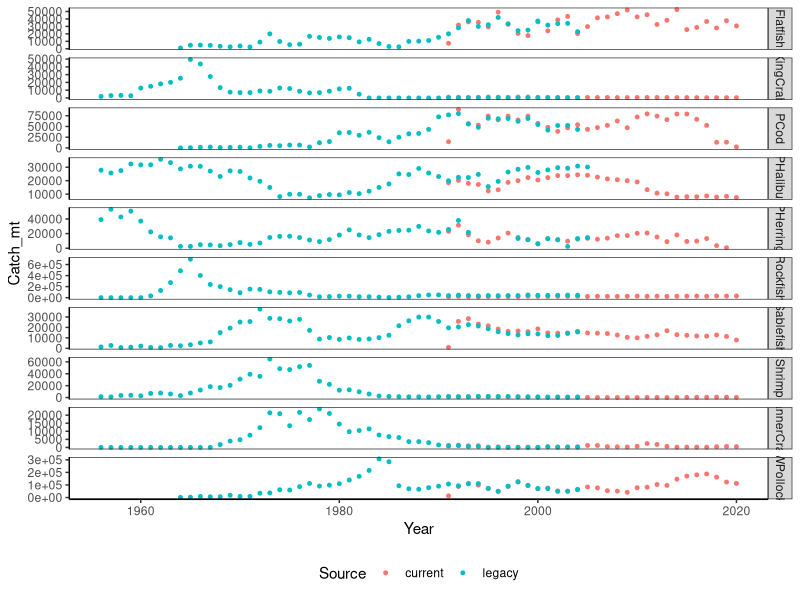
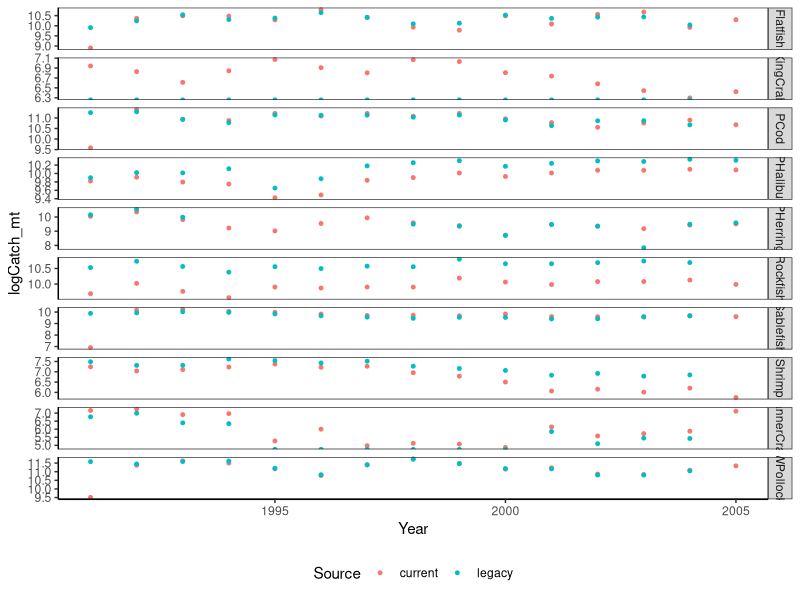
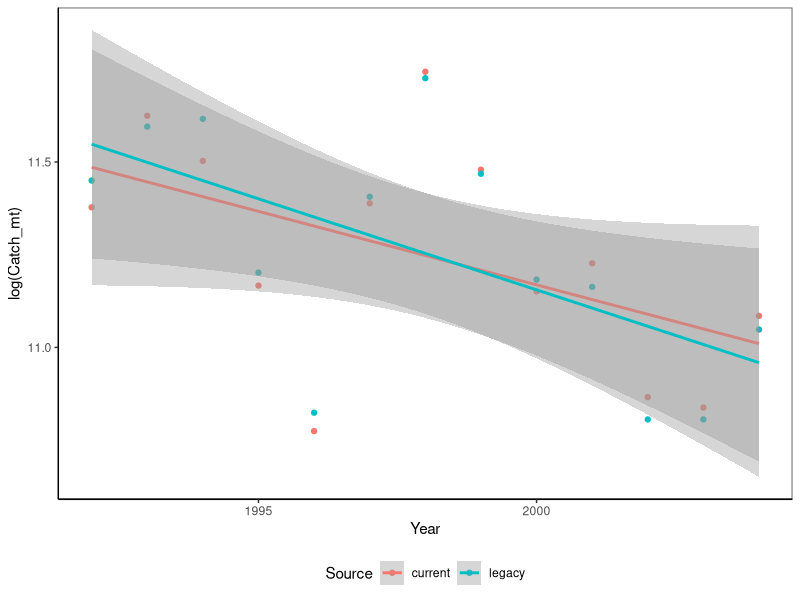
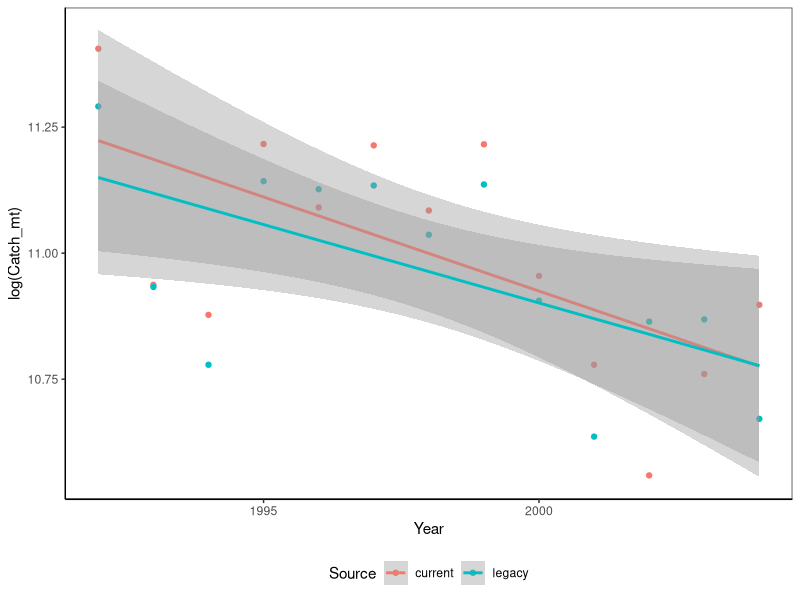
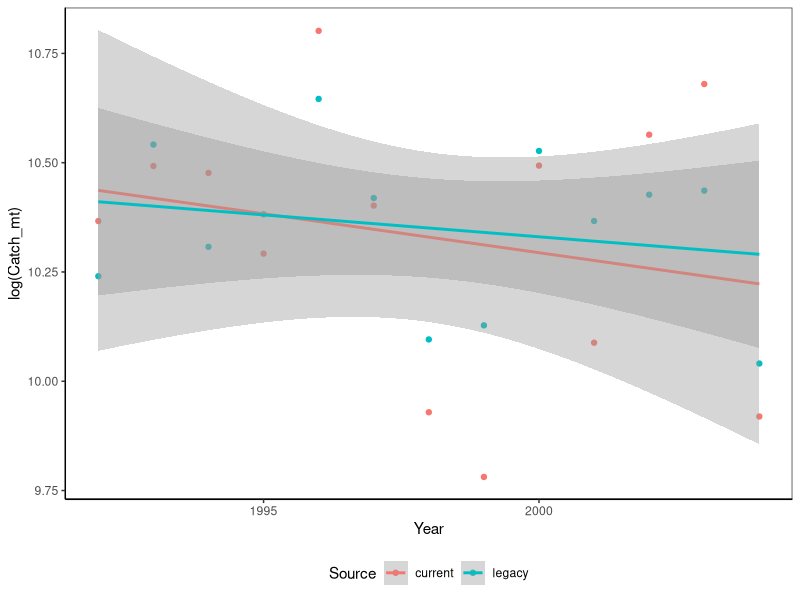
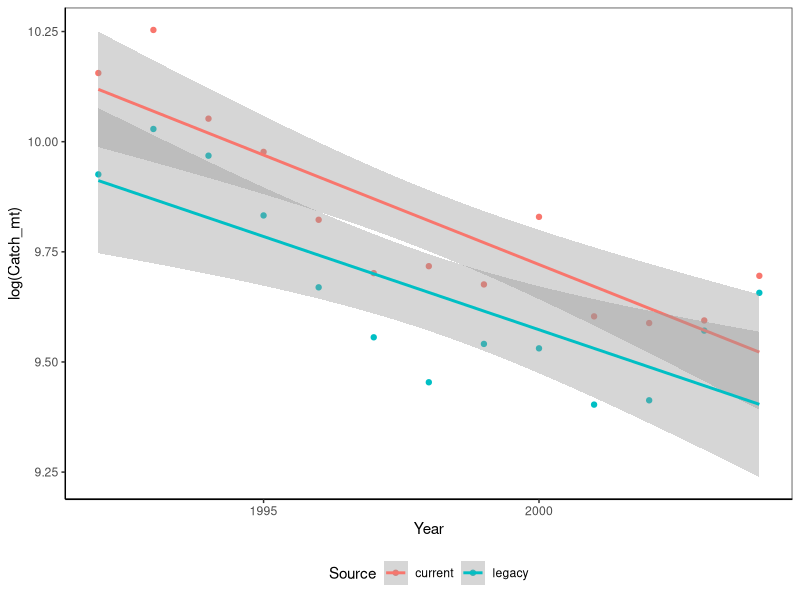
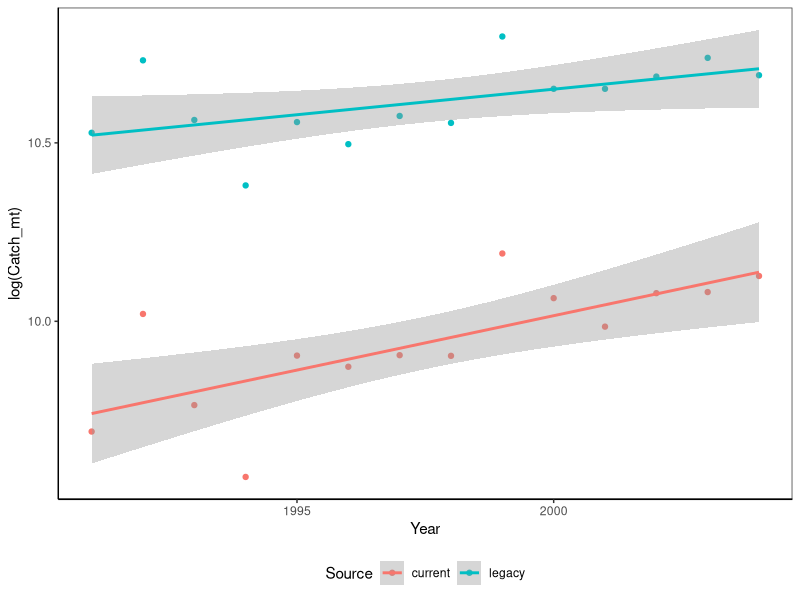
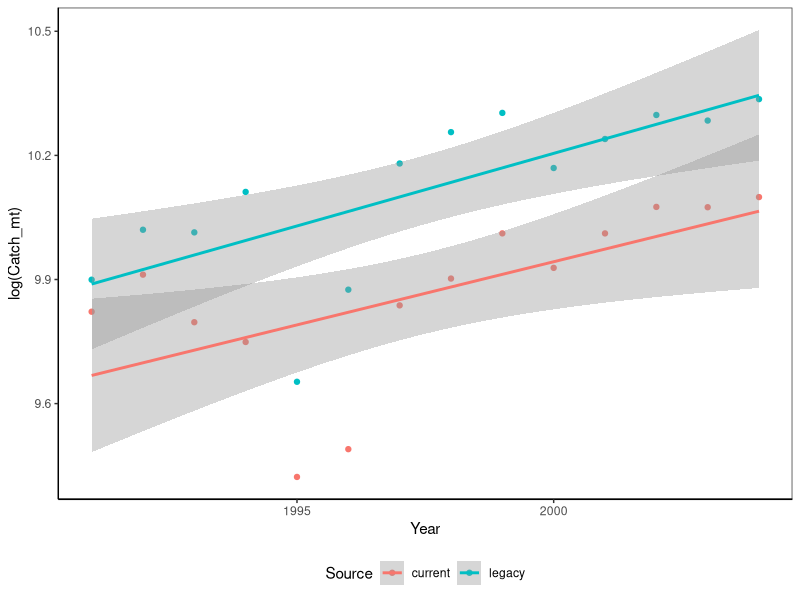

Write the R code that produced these figures, in order.
#### compare "legacy" Litzow et al catch (1956-2005) data with "Current" AKFIN 1991-2020 catch data (GOA catch) 
# by analyzing log transformed catch_mt by species in overlapping years (1991-2005) to determine if differences
# in slope and/or intercept


library(ggplot2)

#setwd("C:/Users/bridget.ferriss/work/Project/GOA Catch and Climate 2022/DataJoin")

dataFullLeg=read.csv("LitzowDataClean.csv")
dataFullCur=read.csv("AKFINDataClean.csv")

head(dataFullLeg)
head(dataFullCur)

###########
### Organize data
#1. reduce columns to year, species, catch_mt, data source)
#2. plot full time series of all species
#3. Reduce time series to overlapping years (1991-2005) for analyses 
###########

### reduce datasets to main catch timeseries (mt) (remove other columns of data)
#assign color blue to 'Legacy' data and color red to 'Current' data

dataLeg=dataFullLeg[,1:14]
dataLeg$Col="blue"
dataLeg$Source="legacy"
head(dataLeg)

dataCur=dataFullCur[,1:11]
dataCur$Col="red"
dataCur$Source="current"
head(dataCur)

### create new combined dataset of catch of all species individual and together; full time series and plot
 
PLcomb=rbind(dataCur[,c(1,4,12,13)],dataLeg[,c(1,2,15,16)]) #pollock
PLcomb$Species="WPollock"
colnames(PLcomb)[2]="Catch_mt"
CDcomb=rbind(dataCur[,c(1,3,12,13)],dataLeg[,c(1,3,15,16)]) #cod
CDcomb$Species="PCod"
colnames(CDcomb)[2]="Catch_mt"
FFcomb=rbind(dataCur[,c(1,2,12,13)],dataLeg[,c(1,4,15,16)])#flatfish
FFcomb$Species="Flatfish"
colnames(FFcomb)[2]="Catch_mt"
SBcomb=rbind(dataCur[,c(1,6,12,13)],dataLeg[,c(1,5,15,16)])#sablefish
SBcomb$Species="Sablefish"
colnames(SBcomb)[2]="Catch_mt"
RKcomb=rbind(dataCur[,c(1,5,12,13)],dataLeg[,c(1,6,15,16)])#rockfish
RKcomb$Species="Rockfish"
colnames(RKcomb)[2]="Catch_mt"
HRcomb=rbind(dataCur[,c(1,8,12,13)],dataLeg[,c(1,7,15,16)])#herring
HRcomb$Species="PHerring"
colnames(HRcomb)[2]="Catch_mt"
HLcomb=rbind(dataCur[,c(1,7,12,13)],dataLeg[,c(1,8,15,16)])#halibut
HLcomb$Species="PHalibut"
colnames(HLcomb)[2]="Catch_mt"
KCcomb=rbind(dataCur[,c(1,9,12,13)],dataLeg[,c(1,9,15,16)])#kingcrab  
KCcomb$Species="KingCrab"
colnames(KCcomb)[2]="Catch_mt"
TCcomb=rbind(dataCur[,c(1,11,12,13)],dataLeg[,c(1,10,15,16)])#tannercrab
TCcomb$Species="TannerCrab"
colnames(TCcomb)[2]="Catch_mt"
SHcomb=rbind(dataCur[,c(1,10,12,13)],dataLeg[,c(1,11,15,16)])#shrimp
SHcomb$Species="Shrimp"
colnames(SHcomb)[2]="Catch_mt"

datComb=rbind(PLcomb,CDcomb,FFcomb,SBcomb,RKcomb,HRcomb,HLcomb,KCcomb,TCcomb,SHcomb)

### plot all species together full timeseries
p_regr=ggplot(data = datComb, group=Source)+
geom_point(aes(x = Year, y = Catch_mt, color = Source), size=1, show.legend = TRUE) +
  theme_bw()+
  theme(panel.grid.major = element_blank(),
        panel.grid.minor = element_blank(), axis.line = element_line(colour = "black"),
        legend.position="bottom")

p_regr+facet_grid(vars(Species),scales = "free_y") 


### Reduce full datasets to only overlapping years of catch data 1991-2005 for analyses
CurMaxRow=which(dataCur$Year==2005)
LegMinRow=which(dataLeg$Year==1991)
LegMaxRow=length(dataLeg[,1])

CurOvlap=dataCur[c(1:CurMaxRow),]
LegOvlap=dataLeg[c(LegMinRow:LegMaxRow),]

CurOvlap
LegOvlap

PLov=rbind(CurOvlap[,c(1,4,12,13)],LegOvlap[,c(1,2,15,16)]) #pollock
PLov$Species="WPollock"
colnames(PLov)[2]="Catch_mt"
CDov=rbind(CurOvlap[,c(1,3,12,13)],LegOvlap[,c(1,3,15,16)]) #cod
CDov$Species="PCod"
colnames(CDov)[2]="Catch_mt"
FFov=rbind(CurOvlap[,c(1,2,12,13)],LegOvlap[,c(1,4,15,16)])#flatfish
FFov$Species="Flatfish"
colnames(FFov)[2]="Catch_mt"
SBov=rbind(CurOvlap[,c(1,6,12,13)],LegOvlap[,c(1,5,15,16)])#sablefish
SBov$Species="Sablefish"
colnames(SBov)[2]="Catch_mt"
RKov=rbind(CurOvlap[,c(1,5,12,13)],LegOvlap[,c(1,6,15,16)])#rockfish
RKov$Species="Rockfish"
colnames(RKov)[2]="Catch_mt"
HRov=rbind(CurOvlap[,c(1,8,12,13)],LegOvlap[,c(1,7,15,16)])#herring
HRov$Species="PHerring"
colnames(HRov)[2]="Catch_mt"
HLov=rbind(CurOvlap[,c(1,7,12,13)],LegOvlap[,c(1,8,15,16)])#halibut
HLov$Species="PHalibut"
colnames(HLov)[2]="Catch_mt"
KCov=rbind(CurOvlap[,c(1,9,12,13)],LegOvlap[,c(1,9,15,16)])#kingcrab
KCov$Species="KingCrab"
colnames(KCov)[2]="Catch_mt"
TCov=rbind(CurOvlap[,c(1,11,12,13)],LegOvlap[,c(1,10,15,16)])#tannercrab
TCov$Species="TannerCrab"
colnames(TCov)[2]="Catch_mt"
SHov=rbind(CurOvlap[,c(1,10,12,13)],LegOvlap[,c(1,11,15,16)])#shrimp
SHov$Species="Shrimp"
colnames(SHov)[2]="Catch_mt"

datOv=rbind(PLov,CDov,FFov,SBov,RKov,HRov,HLov,KCov,TCov,SHov)
datOv$logCatch_mt=log(as.numeric(datOv$Catch_mt)) #log transform to be able to regress


### Plot all species together OVERLAPPING timeseries
p_regr=ggplot(data = datOv, group=)+
  geom_point(aes(x = Year, y = logCatch_mt, color = Source), size=1, show.legend = TRUE) +
  #scale_y_continuous(limits = c(0, 1000))
  theme_bw()+
  theme(panel.grid.major = element_blank(),
        panel.grid.minor = element_blank(), axis.line = element_line(colour = "black"),
        legend.position="bottom")

p_regr+facet_grid(vars(Species),scales = "free_y") 

########################
### Test an dplot potential differences between 2 datasets in overlapping time period (1991-2005); test different slope, intercept by species
#removed years when didn't have data point for each "current" and "legacy" dataset
#######################

### pollock - no difference if remove 1991 (big difference in that year)
PLov
PLov2=PLov[-15,] #remove any rows that have NA (missing values in legacy or current dataset)
PLov3=PLov2[-which(PLov2$Year==1991),] #remove 1991 only year where values very differet (exploratory), 2005 - no data for one set
PLov4=PLov3[-which(PLov3$Year==2005),] #remove 2015 only one year has values

#plot
ggplot(data=PLov4, aes(x=Year, y=log(Catch_mt), color=Source), size=1, show.legend = TRUE) +
  geom_point()+
  geom_smooth(method="lm") +#, SE=TRUE)+
  theme_bw()+
  theme(panel.grid.major = element_blank(),
        panel.grid.minor = element_blank(), axis.line = element_line(colour = "black"),
        legend.position="bottom")

#analyze for differences in slope and intercept by AIC and aov
PLlm1= lm(log(Catch_mt) ~ Year, data = PLov4 )
PLlm2= lm(log(Catch_mt) ~ Year + Source, data = PLov4 )
PLlm3= lm(log(Catch_mt) ~ Year*Source, data = PLov4 )
AIC(PLlm1,PLlm2,PLlm3) 

PLlm4=aov(log(Catch_mt) ~ Year*Source, data = PLov3)
summary(PLlm4) # No difference slope (Year*Source) or intercept (Source)

#Pacific cod no difference if remove 1991, 2005 (no difference slope or intercept)
CDov
CDov2=CDov[-which(CDov$Year==2005),] #remove 2015 only one year has values
CDov3=CDov2[-which(CDov2$Year==1991),] #remove 1991 only year where values very differet (exploratory), 

#plot
ggplot(data=CDov3, aes(x=Year, y=log(Catch_mt), color=Source), size=1, show.legend = TRUE) +
  geom_point()+
  geom_smooth(method="lm") +#, SE=TRUE)+
  theme_bw()+
  theme(panel.grid.major = element_blank(),
        panel.grid.minor = element_blank(), axis.line = element_line(colour = "black"),
        legend.position="bottom")

#analyze for differences in slope and intercept by AIC and aov
CDlm1= lm(log(Catch_mt) ~ Year, data = CDov3 )
CDlm2= lm(log(Catch_mt) ~ Year + Source, data = CDov3 )
CDlm3= lm(log(Catch_mt) ~ Year*Source, data = CDov3 )
AIC(CDlm1,CDlm2,CDlm3) #CDlm1

CDlm4=aov(log(Catch_mt) ~ Year*Source, data = CDov3)
summary(CDlm4) # No difference slope (Year*Source) or intercept (Source)


#Flatfish no difference if remove 1991
FFov
FFov2=FFov[-which(FFov$Year==2005),] #remove 2015 only one year has values
FFov3=FFov2[-which(FFov2$Year==1991),] #remove 1991 only year where values very differet (exploratory), 

#plot
ggplot(data=FFov3, aes(x=Year, y=log(Catch_mt), color=Source), size=1, show.legend = TRUE) +
  geom_point()+
  geom_smooth(method="lm") +#, SE=TRUE)+
  theme_bw()+
  theme(panel.grid.major = element_blank(),
        panel.grid.minor = element_blank(), axis.line = element_line(colour = "black"),
        legend.position="bottom")

#analyze for differences in slope and intercept by AIC and aov
FFlm1= lm(log(Catch_mt) ~ Year, data = FFov3 )
FFlm2= lm(log(Catch_mt) ~ Year + Source, data = FFov3 )
FFlm3= lm(log(Catch_mt) ~ Year*Source, data = FFov3 )
AIC(FFlm1,FFlm2,FFlm3) 

FFlm4=aov(log(Catch_mt) ~ Year*Source, data = FFov3)
summary(FFlm4) #No different intercepts no different slopes


### Sablefish - remove 1991, diff intercepts sim slopes
SBov
SBov2=SBov[-which(SBov$Year==2005),] #remove 2015 only one year has values
SBov3=SBov2[-which(SBov2$Year==1991),] #remove 1991 only year where values very differet (exploratory), 

#plot
ggplot(data=SBov3, aes(x=Year, y=log(Catch_mt), color=Source), size=1, show.legend = TRUE) +
  geom_point()+
  geom_smooth(method="lm") +#, SE=TRUE)+
  theme_bw()+
  theme(panel.grid.major = element_blank(),
        panel.grid.minor = element_blank(), axis.line = element_line(colour = "black"),
        legend.position="bottom")


#analyze for differences in slope and intercept by AIC and aov
SBlm1= lm(log(Catch_mt) ~ Year, data = SBov3 )
SBlm2= lm(log(Catch_mt) ~ Year + Source, data = SBov3 )
SBlm3= lm(log(Catch_mt) ~ Year*Source, data = SBov3 )
AIC(SBlm1,SBlm2,SBlm3)

SBlm4=aov(log(Catch_mt) ~ Year*Source, data = SBov3)
summary(SBlm4) #different intercepts not slopes


#Rockfish - diff intercepts but not slopes
RKov
RKov2=RKov[-which(RKov$Year==2005),] #remove 2015 only one year has values

ggplot(data=RKov2, aes(x=Year, y=log(Catch_mt), color=Source), size=1, show.legend = TRUE) +
  geom_point()+
  geom_smooth(method="lm") +#, SE=TRUE)+
  theme_bw()+
  theme(panel.grid.major = element_blank(),
        panel.grid.minor = element_blank(), axis.line = element_line(colour = "black"),
        legend.position="bottom")

#analyze for differences in slope and intercept by AIC and aov
RKlm1= lm(log(Catch_mt) ~ Year, data = RKov2)
RKlm2= lm(log(Catch_mt) ~ Year + Source, data = RKov2)
RKlm3= lm(log(Catch_mt) ~ Year*Source, data = RKov2)
AIC(RKlm1,RKlm2,RKlm3) 

RKlm4=aov(log(Catch_mt) ~ Year*Source, data = RKov2)
summary(RKlm4) #different intercepts not slopes

#Pacific Halibut  #different intercept (source) not different slope (year:source); remove 1991 and 2005
HLov
HLov2=HLov[-which(HLov$Year==2005),] #remove 2015 only one year has values

#plot
ggplot(data=HLov2, aes(x=Year, y=log(Catch_mt), color=Source), size=1, show.legend = TRUE) +
  geom_point()+
  geom_smooth(method="lm") +#, SE=TRUE)+
  theme_bw()+
  theme(panel.grid.major = element_blank(),
        panel.grid.minor = element_blank(), axis.line = element_line(colour = "black"),
        legend.position="bottom")

#analyze for differences in slope and intercept by AIC and aov
HLlm1= lm(log(Catch_mt) ~ Year, data = HLov2)
HLlm2= lm(log(Catch_mt) ~ Year + Source, data = HLov2)
HLlm3= lm(log(Catch_mt) ~ Year*Source, data = HLov2)
AIC(HLlm1,HLlm2,HLlm3) 

HLlm4=aov(log(Catch_mt) ~ Year*Source, data = HLov2)
summary(HLlm4) #different intercept (source) not different slope (year:source)

### Pacific Herring  #no different intercept (source) not different slope (year:source); keep 1991 ; remove 1994,1995,1996,1997 (missing from Legacy)
HRov
HRyearsRM=which(HRov$Year==1994 | HRov$Year==1995 | HRov$Year==1996 | HRov$Year==1997)
HRov2=HRov[-HRyearsRM,] #no values in Legacy dataset

#plot
ggplot(data=HRov2, aes(x=Year, y=log(Catch_mt), color=Source), size=1, show.legend = TRUE) +
  geom_point()+
  geom_smooth(method="lm") +#, SE=TRUE)+
  theme_bw()+
  theme(panel.grid.major = element_blank(),
        panel.grid.minor = element_blank(), axis.line = element_line(colour = "black"),
        legend.position="bottom")

#analyze for differences in slope and intercept by AIC and aov
HRlm1= lm(log(Catch_mt) ~ Year, data = HRov2)
HRlm2= lm(log(Catch_mt) ~ Year + Source, data = HRov2)
HRlm3= lm(log(Catch_mt) ~ Year*Source, data = HRov2)
AIC(HRlm1,HRlm2,HRlm3) 

HRlm4=aov(log(Catch_mt) ~ Year*Source, data = HRov2)
summary(HRlm4) #no different intercept (source) not different slope (year:source)



### King Crab  #different intercept (source)  different slope (year:source); Legacy data all zeros
KCov
KCov2=KCov[-which(KCov$Year==2005),] #no values in Legacy dataset

#plot
ggplot(data=KCov2, aes(x=Year, y=log(Catch_mt), color=Source), size=1, show.legend = TRUE) +
  geom_point()+
  geom_smooth(method="lm") +#, SE=TRUE)+
  theme_bw()+
  theme(panel.grid.major = element_blank(),
        panel.grid.minor = element_blank(), axis.line = element_line(colour = "black"),
        legend.position="bottom")

#analyze for differences in slope and intercept by AIC and aov
KClm1= lm(log(Catch_mt+1) ~ Year, data = KCov2)
KClm2= lm(log(Catch_mt+1) ~ Year + Source, data = KCov2)
KClm3= lm(log(Catch_mt+1) ~ Year*Source, data = KCov2)
AIC(KClm1,KClm2,KClm3) 


KClm4=aov(log(Catch_mt+1) ~ Year*Source, data = KCov2)
summary(KClm4) #no different intercept (source) not different slope (year:source)

###Tanner Crab  # Legacy data  zeros 1995-2000; #different intercept, not different slope
TCov
TCov2=TCov[-which(TCov$Year==2005),] #no values in Legacy dataset

#plot
ggplot(data=TCov2, aes(x=Year, y=log(Catch_mt), color=Source), size=1, show.legend = TRUE) +
  geom_point()+
  geom_smooth(method="lm") +#, SE=TRUE)+
  theme_bw()+
  theme(panel.grid.major = element_blank(),
        panel.grid.minor = element_blank(), axis.line = element_line(colour = "black"),
        legend.position="bottom")

#analyze for differences in slope and intercept by AIC and aov
TClm1= lm(log(Catch_mt+1) ~ Year, data = TCov2)
TClm2= lm(log(Catch_mt+1) ~ Year + Source, data = TCov2)
TClm3= lm(log(Catch_mt+1) ~ Year*Source, data = TCov2)
AIC(TClm1,TClm2,TClm3) 

TClm4=aov(log(Catch_mt+1) ~ Year*Source, data = TCov2)
summary(TClm4) #no different intercept (source) not different slope (year:source)

#### Shrimp #different slope and intercept
SHov
SHov2=SHov[-which(SHov$Year==2005),] #no values in Legacy dataset

#plot
ggplot(data=SHov2, aes(x=Year, y=log(Catch_mt), color=Source), size=1, show.legend = TRUE) +
  geom_point()+
  geom_smooth(method="lm") +#, SE=TRUE)+
  theme_bw()+
  theme(panel.grid.major = element_blank(),
        panel.grid.minor = element_blank(), axis.line = element_line(colour = "black"),
        legend.position="bottom")

#analyze for differences in slope and intercept by AIC and aov
SHlm1= lm(log(Catch_mt+1) ~ Year, data = SHov2)
SHlm2= lm(log(Catch_mt+1) ~ Year + Source, data = SHov2)
SHlm3= lm(log(Catch_mt+1) ~ Year*Source, data = SHov2)
AIC(SHlm1,SHlm2,SHlm3) 

SHlm4=aov(log(Catch_mt+1) ~ Year*Source, data = SHov2)
summary(SHlm4) #no different intercept (source) not different slope (year:source)


